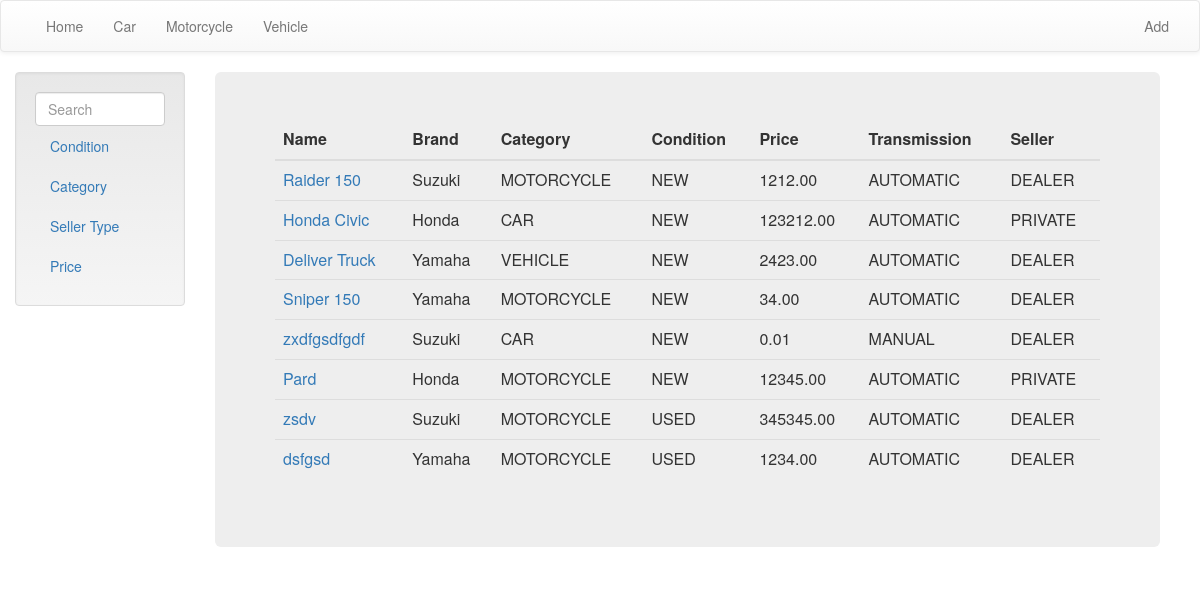
Before: / with the older database file.
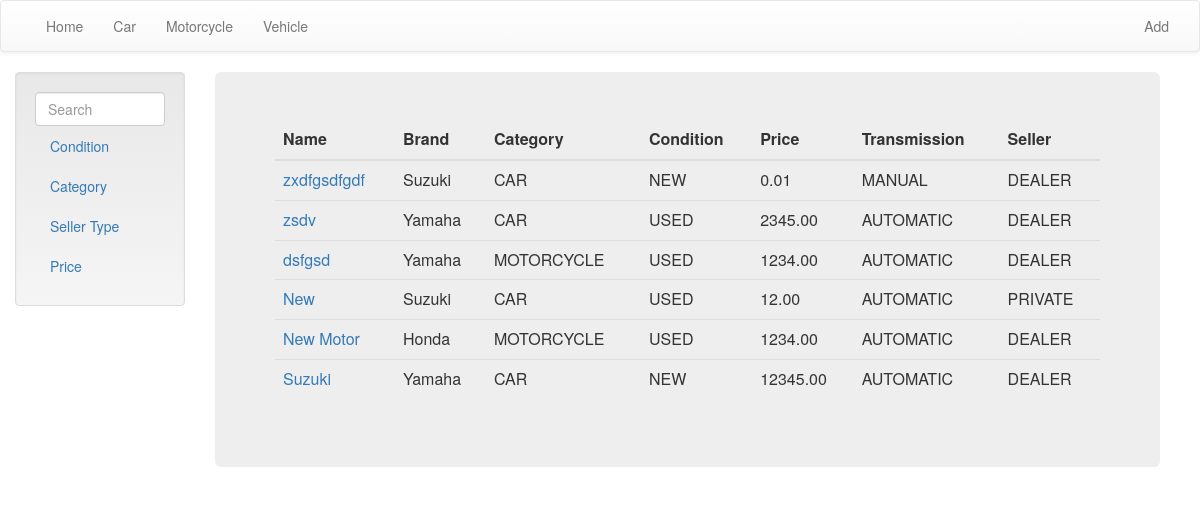
After: the same page with the newer database file.
### Car/models.py (models this page shows, shortened)
class Spec(models.Model):
    CATEGORY = (
        ('CAR', 'Car'),
        ('MOTORCYCLE', 'MotorCycle'),
        ('VEHICLE', 'Vehicle')
    )
    TRANS = (
        ('AUTOMATIC', 'Automatic'),
        ('MANUAL', 'Manual')
    )
    CONDITION = (
        ('NEW', 'New'),
        ('USED', 'Used'),
    )
    FUEL = (
        ('DIESEL', 'Diesel'),
        ('ELECTRO', 'Electro'),
        ('GASOLINE', 'Gasoline')
    )
    SELLER_TYPE = (
        ('DEALER', 'Dealer'),
        ('PRIVATE', 'Private')
    )
    LIFESTYLES = (
        ('FAMILY', 'Family'),
        ('LUXURY', 'Luxury'),
        ('OFFROAD', 'Offroad')
    )
    name = models.CharField(max_length=100, unique=True, primary_key=True, verbose_name=_("name"))
    slug = models.SlugField(unique=True, null=True)
    brand = models.ForeignKey(Brand, verbose_name=_("brand"), related_name='specs')
    condition = models.CharField(max_length=100, choices=CONDITION)
    category = models.CharField(max_length=50, choices=CATEGORY, verbose_name=_("category"))
    price = models.DecimalField(max_digits=9, decimal_places=2)
    details = models.TextField(blank=True, verbose_name=_("details"))
    location = models.CharField(max_length=100, verbose_name=_("locations"))
    transmission = models.CharField(max_length=100, choices=TRANS, verbose_name=_("transmission"))
    fuel = models.CharField(max_length=100, choices=FUEL)
    lifestyle = models.CharField(max_length=100, choices=LIFESTYLES, null=True)
    seller_type = models.CharField(max_length=100, choices=SELLER_TYPE)
    mileage = models.CharField(max_length=100)
    color_family = models.CharField(max_length=100)
    class Meta:
        verbose_name = _("Spec")
        verbose_name_plural = _("Specs")

class Brand(models.Model):
    name = models.CharField(max_length=50, verbose_name=_("name"), unique=True)
    slug = models.SlugField(unique=True, null=True)
    logo = models.ImageField(verbose_name=_("Logo"), null=True, blank=True)
    description = models.TextField(verbose_name=_("Description"), default='')
    def __unicode__(self):
        return self.name

### Car/views.py (the view)
# urls.py: url(r'^$', views.index, name='index'),
def index(request):
    list = Spec.objects.all()
    return render(request, 'car/index.html', {"list": list })

### Car/templates/car/index.html (shortened to what this page needs)
{% extends 'base.html' %}
{% block content %}
<div class="jumbotron">
    {% if list %}
        <table class="table table-hover">
        <thead class="thead-inverse">
            <tr>
                <th>Name</th>
                <th>Brand</th>
                <th>Category</th>
                <th>Condition</th>
                <th>Price</th>
                <th>Transmission</th>
                <th>Seller</th>
            </tr>
        </thead>
        <tbody>
            {% for list in list %}
            <tr>
                <td><a href="{{ list.slug }}">{{ list.name }}</a></td>
                <td>{{ list.brand }}</td>
                <td>{{ list.category }}</td>
                <td>{{ list.condition }}</td>
                <td>{{ list.price }}</td>
                <td>{{ list.transmission }}</td>
                <td>{{ list.seller_type }}</td>
             </tr>
            {% endfor %}
        </tbody>
    </table>
    {% else %}
            <p>No cars as of now</p>
    {% endif %}
{% endblock %}

### Car/templates/base.html (shortened to what this page needs)
{% load staticfiles %}
<html lang="en">
  <head>
<link rel="stylesheet" href="https://maxcdn.bootstrapcdn.com/bootstrap/3.3.7/css/bootstrap.min.css">
<link rel="stylesheet" href="https://maxcdn.bootstrapcdn.com/bootstrap/3.3.7/css/bootstrap-theme.min.css">
  </head>
  <body>
   <nav class="navbar navbar-default">
  <div class="container-fluid">
    <div class="navbar-collapse" id="bs-example-navbar-collapse-1">
      <ul class="nav navbar-nav">
        <li><a href="/">Home</a></li>
        <li><a href="/cars/">Car</a></li>
        <li><a href="/motorcycles/">Motorcycle</a></li>
        <li><a href="/vehicles/" >Vehicle</a></li>
      </ul>
      <ul class="nav navbar-nav navbar-right">
        <li><a href="/add/">Add</a></li>
      </ul>
    </div>
  </div>
</nav>
            <div class="col-xs-6 col-sm-2 sidebar-offcanvas" id="sidebarLeft" role="navigation">
                <div class="well sidebar-nav">
                    <ul class="nav">
                        <input method="get" id="q" type="text" class="form-control" placeholder="Search">
                        <li><a href="#">Condition</a></li>
                        <li><a href="#">Category</a></li>
                        <li><a href="#">Seller Type</a></li>
                        <li><a href="#">Price</a></li>
                    </ul>
                </div>
            </div>
            <div class="container-fluid">
              <div class="col-xs-12 col-sm-10">
                {% block content %}{% endblock %}
              </div>
            </div>
  </body>
</html>

Changed rows visible on the page:
removed Spec: name "Raider 150", brand "Suzuki", category "MOTORCYCLE", condition "NEW", price "1212.00", transmission "AUTOMATIC", seller_type "DEALER"
removed Spec: name "Honda Civic", brand "Honda", category "CAR", condition "NEW", price "123212.00", transmission "AUTOMATIC", seller_type "PRIVATE"
removed Spec: name "Deliver Truck", brand "Yamaha", category "VEHICLE", condition "NEW", price "2423.00", transmission "AUTOMATIC", seller_type "DEALER"
removed Spec: name "Sniper 150", brand "Yamaha", category "MOTORCYCLE", condition "NEW", price "34.00", transmission "AUTOMATIC", seller_type "DEALER"
removed Spec: name "Pard", brand "Honda", category "MOTORCYCLE", condition "NEW", price "12345.00", transmission "AUTOMATIC", seller_type "PRIVATE"
changed Spec "zsdv": brand "Suzuki" → "Yamaha"; category "MOTORCYCLE" → "CAR"; price "345345.00" → "2345.00"
added Spec: name "New", brand "Suzuki", category "CAR", condition "USED", price "12.00", transmission "AUTOMATIC", seller_type "PRIVATE"
added Spec: name "New Motor", brand "Honda", category "MOTORCYCLE", condition "USED", price "1234.00", transmission "AUTOMATIC", seller_type "DEALER"
added Spec: name "Suzuki", brand "Yamaha", category "CAR", condition "NEW", price "12345.00", transmission "AUTOMATIC", seller_type "DEALER"
